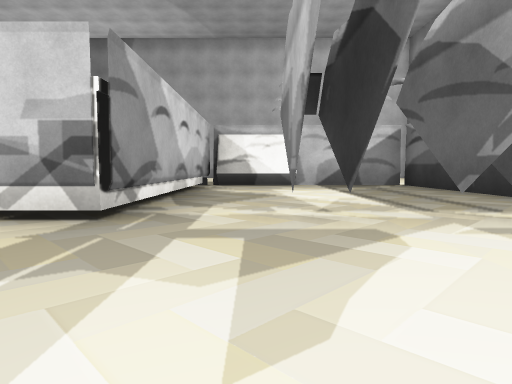
View 1 (above)

13 first-person views from a walk through a 3-D level made in the Unity game engine. The camera is 0.37 m above the floor, tilts 4° down and sees 75° across. The floor is counted in squares, 1 m on a side. Each view is taken from the middle of a square. On the plan, view 1 faces up. The plan holds only what a view shows up to about 9 squares ahead; the rest is blank. The place goes on beyond the plan. Some surface patterns are stand-ins.

View 2
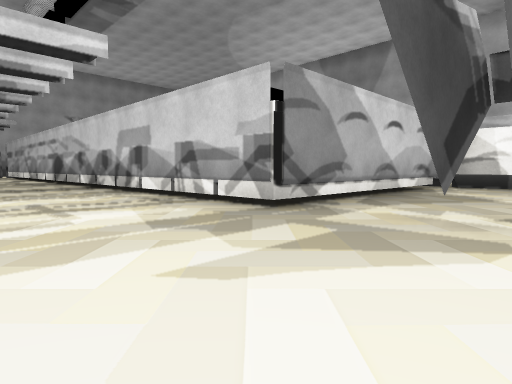

View 3
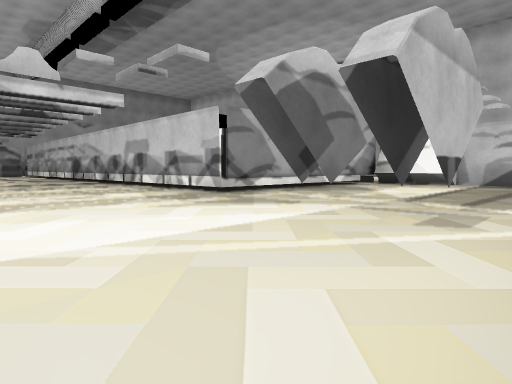

View 4
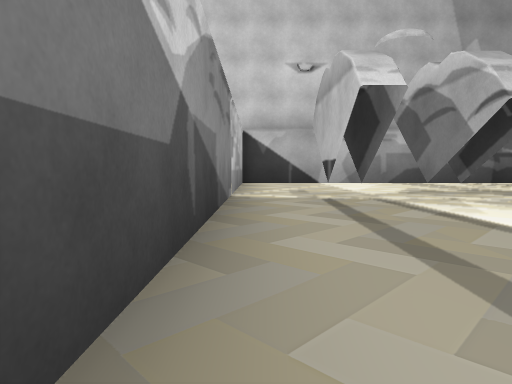

View 5
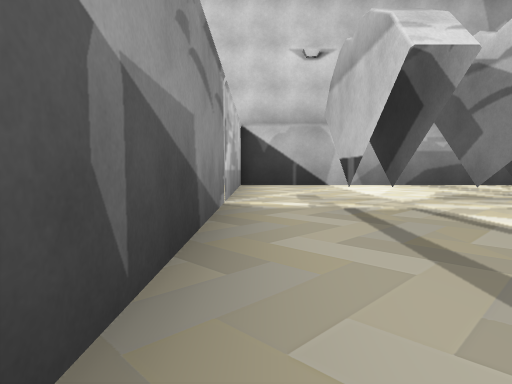

View 6
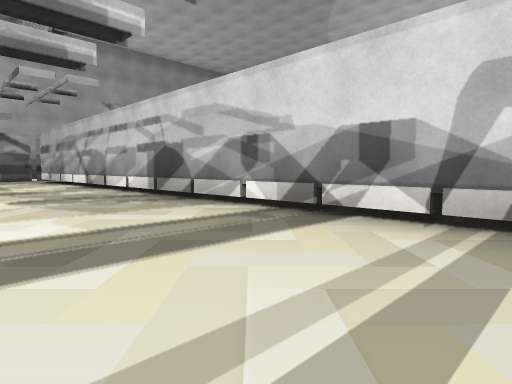

View 7
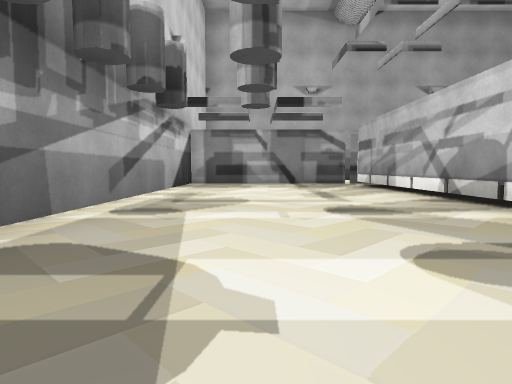

View 8
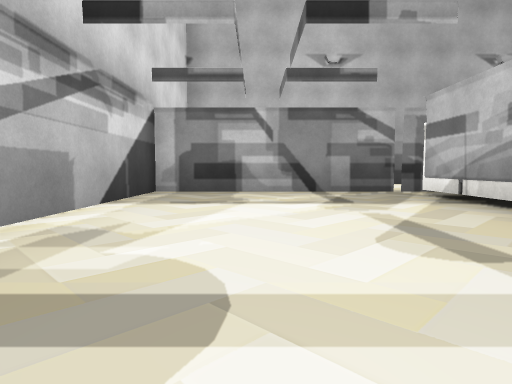

View 9
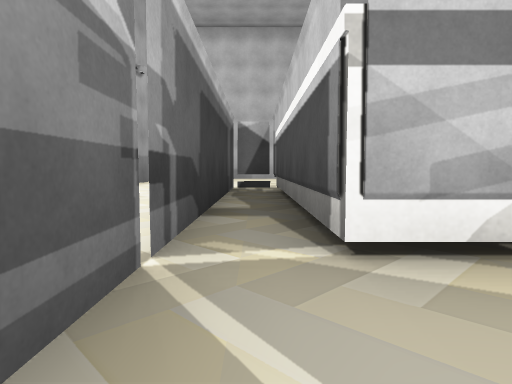

View 10
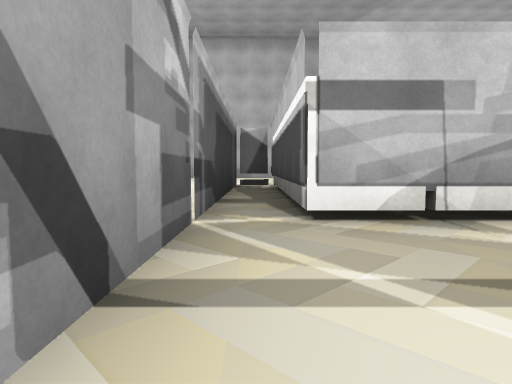

View 11
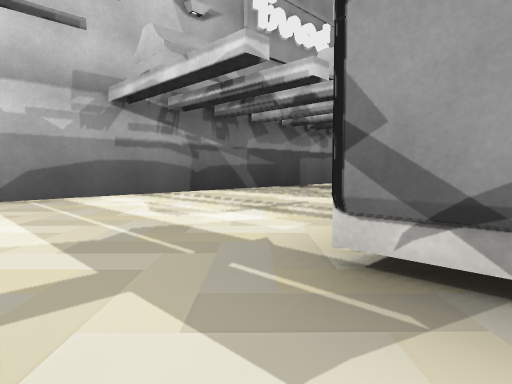

View 12
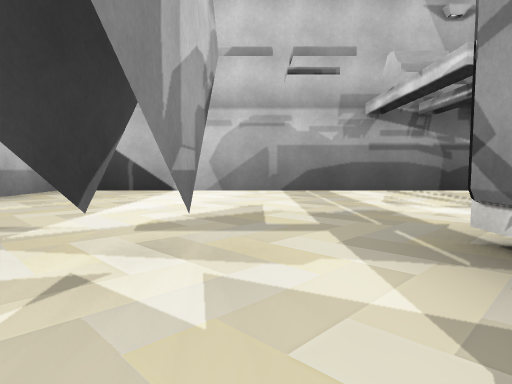

View 13
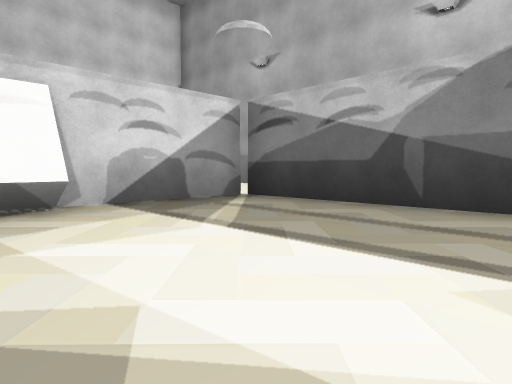

### Floor plan
Points are (right, up) in squares from view 1. A wall is a line through its corners. A room is listed if a view was taken in it or the views show most of it. See-through windows are left out.
Room 1 (views 1, 2, 3, 6, 7, 8, 9, 10, 11)
walls: (-7.5, -1.6) (3.7, -1.6); (-1, 3.5) (-1, 2.3) (-14.7, 2.3) (-14.7, 7.6) (-15.4, 7.6); (0.3, 2.1) (0.3, 3.2); (0.7, 2.1) (0.7, 3.2); (1.6, 2) (1.6, 3.1) (1.6, 2); (2, 3.1) (2, 2); (-15.4, 6.5) (-15.4, -1.6) (-9, -1.6); (3.3, 0.6) (3.3, 2.2); (3.3, 2.4) (3.3, 3.4); (3.3, -1.5) (3.3, -0.1)
ways out: opening at (0, 3) to room 2; opening at (3, 2.5) to room 2
Room 2 (views 4, 5, 12, 13)
walls: (3.3, 3.4) (3.3, 7.6) (0.7, 7.6); (-1, 7.6) (-1, 3.5)
ways out: opening at (0, 3) to room 1; opening at (3, 2.5) to room 1

Positions as (right, up) in squares from view 1, and headings:
1: (0, 0), facing up
2: (1, 0), facing up-left
3: (3, -1), facing up-left
4: (3, 7), facing down
5: (3, 6), facing down
6: (-4, 0), facing up-left
7: (-7, 0), facing left
8: (-10, 0), facing left
9: (-15, 1), facing up
10: (-15, 0), facing up
11: (0, 3), facing down-left
12: (0, 4), facing down
13: (0, 4), facing up-right
